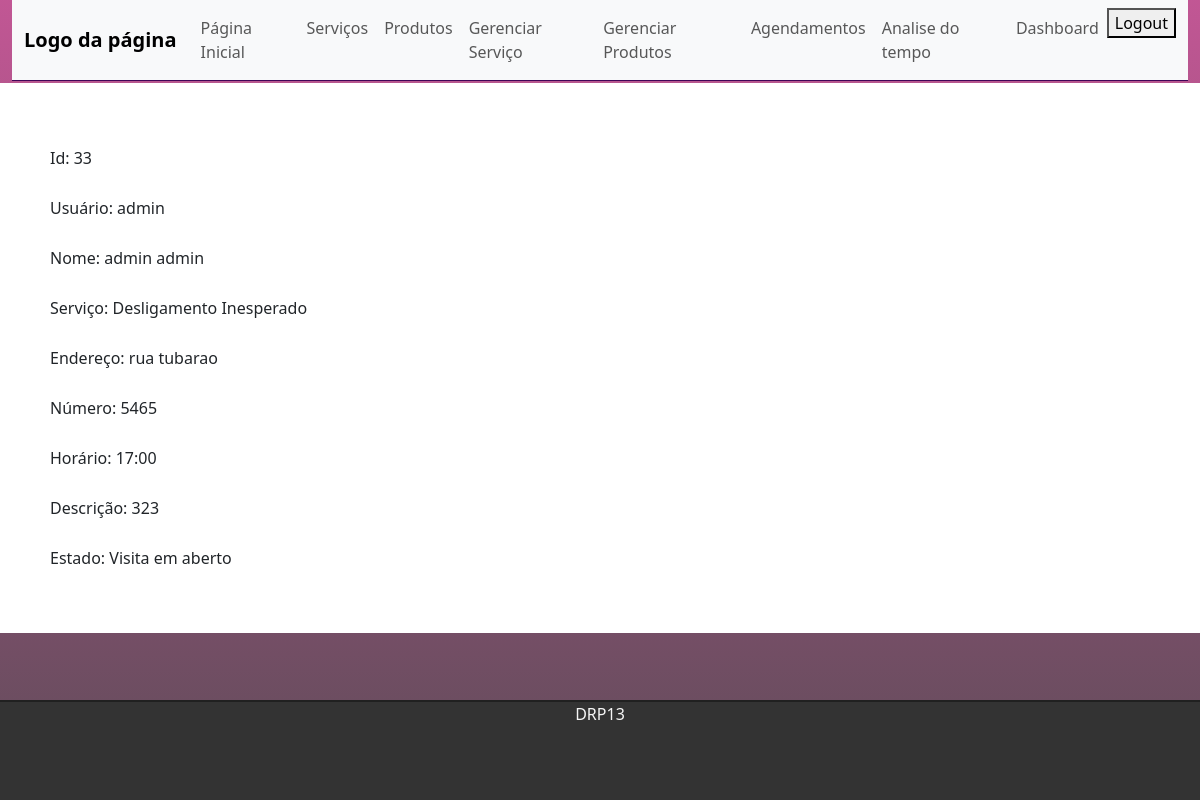
Page /appoitmentList/33 (signed in) on the committed database.
### appoitments/models.py (models this page shows)
class Appoitment(models.Model):
    id = models.BigAutoField(primary_key=True)
    user = models.CharField()
    name = models.CharField()
    service = models.ForeignKey(Service, on_delete=models.SET_NULL, null=True)
    address = models.CharField(max_length=50)
    address_number = models.IntegerField()
    date = models.DateField()
    hour = models.TimeField()
    description = models.TextField()
    status = models.CharField(max_length=20, choices=status, default='Visita em aberto')

### services/models.py (models this page shows)
class Service(models.Model):
    id = models.BigAutoField(primary_key=True)
    service = models.CharField(max_length=50)
    category = models.CharField(choices=categoryService)
    value = models.CharField(max_length=100)
    description = models.CharField(max_length=100)
    def __str__(self):
        return self.service

### appoitments/views.py (the view)
# urls.py: path('appoitmentList/<int:id>', views.info, name='info'),
@login_required
def info(request, id):
    info = Appoitment.objects.all().filter(id=id)
    return render(request, 'appoitments/info.html', {'info': info})

### templates/appoitments/info.html (shortened to what this page needs)
{% extends 'tasks/index.html' %}
{% block content %}
<div class="text-box">
    {% for task in info %}
        <div class="info-full">
            Id: {{task.id}}<br>
            Usuário: {{task.user}}<br>
            Nome: {{task.name}}<br>
            Serviço: {{task.service}} <br>
            Endereço: {{task.address}}<br>
            Número: {{task.address_number}}<br>
            Horário: {{task.hour}}<br>
            Descrição: {{task.description}}<br>
            Estado: {{task.status}}<br>
        </div>
</div>
    {% endfor %}
{% endblock %}

### static/css/style.css (style rules this page uses)
.info-full { align-items: center; justify-content: center; line-height: 50px; }
.text-box { background: #ffffff; text-align: justify; padding: 50px; }
body { background: linear-gradient( rgba(167, 15, 103, 0.7), rgba(29, 0, 19, 0.7)); background-repeat: no-repeat; }

### rows in the picture
Appoitment: id "33", user "admin", name "admin admin", service "Desligamento Inesperado", address "rua tubarao", address_number "5465", hour "17:00", description "323", status "Visita em aberto"
